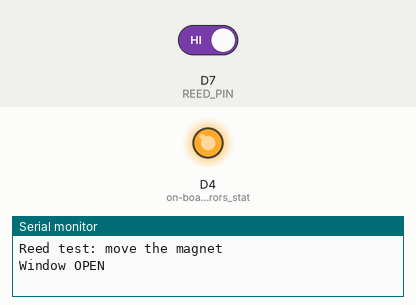
Simulated run of this sketch. Board: ESP8266 (NodeMCU). Parts: output pins drawn as LEDs (lit = HIGH), the last lines printed to the serial monitor. The inputs (shaded band) are chosen by the test bench; at power-on: D7 (REED_PIN) HIGH.

Above: at 1.2 s.
1.3 s: D7 (REED_PIN) driven LOW
At 2.5 s:
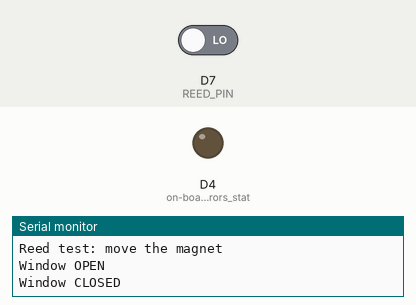
2.8 s: D7 (REED_PIN) driven HIGH
At 3.9 s:
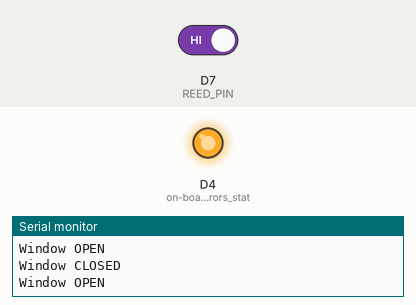
Timing chart, 0 to 5.8 s (numbered marks = the images above; inputs shaded):
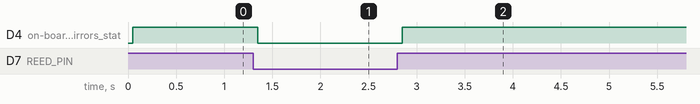

Measured:
- after the input at 1.3 s, D4 (on-board_LED_mirrors_stat): HIGH → LOW after 0.05 s
- after the input at 2.8 s, D4 (on-board_LED_mirrors_stat): LOW → HIGH after 0.05 s

The sketch:

reed_test.ino
```cpp
// Reed switch test: window reed on D7 (GPIO13) to GND, INPUT_PULLUP.
// LOW = closed (magnet present), HIGH = open.
const uint8_t REED_PIN = D7;
const uint16_t DEBOUNCE_MS = 50;

int stableState = -1;
int lastRead = -1;
uint32_t lastChange = 0;

void setup() {
  Serial.begin(115200);
  pinMode(REED_PIN, INPUT_PULLUP);
  pinMode(LED_BUILTIN, OUTPUT);  // on-board LED mirrors state (LOW = lit)
  Serial.println(F("\nReed test: move the magnet"));
}

void loop() {
  int r = digitalRead(REED_PIN);
  if (r != lastRead) {
    lastRead = r;
    lastChange = millis();
  }
  if (millis() - lastChange >= DEBOUNCE_MS && r != stableState) {
    stableState = r;
    Serial.println(stableState == LOW ? F("Window CLOSED") : F("Window OPEN"));
    digitalWrite(LED_BUILTIN, stableState);
  }
}
```
